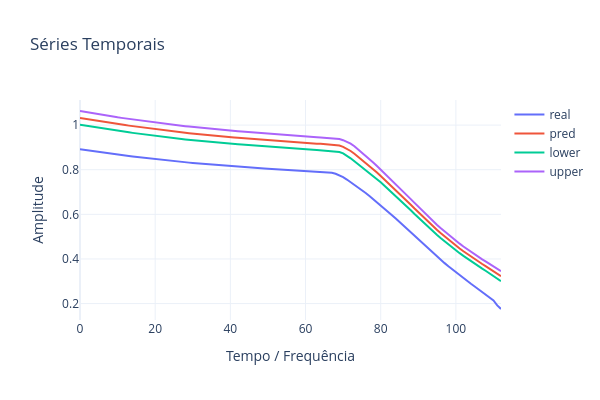

Here is the notebook cell this chart was saved with:
### Code cell
ySrs, nms = rtlo.ySeries(s=5)
plot_series(ySeries=ySrs,names=nms)
